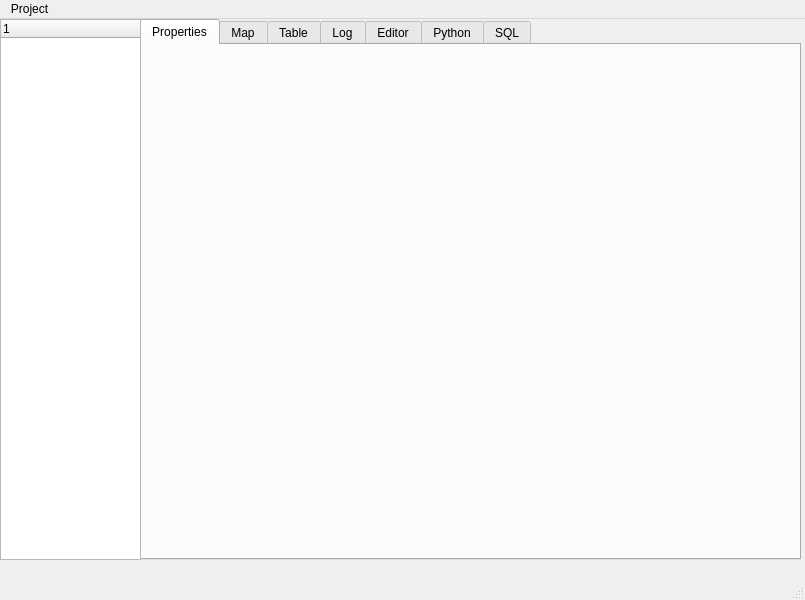
<ui version="4.0" >
 <class>MainWindow</class>
 <widget class="QMainWindow" name="MainWindow" >
  <property name="geometry" >
   <rect>
    <x>0</x>
    <y>0</y>
    <width>805</width>
    <height>600</height>
   </rect>
  </property>
  <property name="windowTitle" >
   <string>MainWindow</string>
  </property>
  <widget class="QWidget" name="centralwidget" >
   <widget class="QTabWidget" name="tabWidget" >
    <property name="geometry" >
     <rect>
      <x>140</x>
      <y>0</y>
      <width>661</width>
      <height>541</height>
     </rect>
    </property>
    <property name="currentIndex" >
     <number>0</number>
    </property>
    <widget class="QWidget" name="Properties" >
     <attribute name="title" >
      <string>Properties</string>
     </attribute>
    </widget>
    <widget class="QWidget" name="Map" >
     <attribute name="title" >
      <string>Map</string>
     </attribute>
    </widget>
    <widget class="QWidget" name="Table" >
     <attribute name="title" >
      <string>Table</string>
     </attribute>
    </widget>
    <widget class="QWidget" name="Log" >
     <attribute name="title" >
      <string>Log</string>
     </attribute>
    </widget>
    <widget class="QWidget" name="Editor" >
     <attribute name="title" >
      <string>Editor</string>
     </attribute>
    </widget>
    <widget class="QWidget" name="Python" >
     <attribute name="title" >
      <string>Python</string>
     </attribute>
    </widget>
    <widget class="QWidget" name="SQL" >
     <attribute name="title" >
      <string>SQL</string>
     </attribute>
    </widget>
   </widget>
   <widget class="QTreeWidget" name="treeWidget" >
    <property name="geometry" >
     <rect>
      <x>0</x>
      <y>0</y>
      <width>141</width>
      <height>541</height>
     </rect>
    </property>
    <column>
     <property name="text" >
      <string>1</string>
     </property>
    </column>
   </widget>
  </widget>
  <widget class="QMenuBar" name="menubar" >
   <property name="geometry" >
    <rect>
     <x>0</x>
     <y>0</y>
     <width>805</width>
     <height>29</height>
    </rect>
   </property>
   <widget class="QMenu" name="menuProject" >
    <property name="title" >
     <string>Project</string>
    </property>
    <addaction name="actionOpen" />
    <addaction name="actionSave" />
   </widget>
   <addaction name="menuProject" />
  </widget>
  <widget class="QStatusBar" name="statusbar" />
  <action name="actionOpen" >
   <property name="text" >
    <string>Open</string>
   </property>
  </action>
  <action name="actionSave" >
   <property name="text" >
    <string>Save</string>
   </property>
  </action>
 </widget>
 <resources/>
 <connections/>
</ui>
